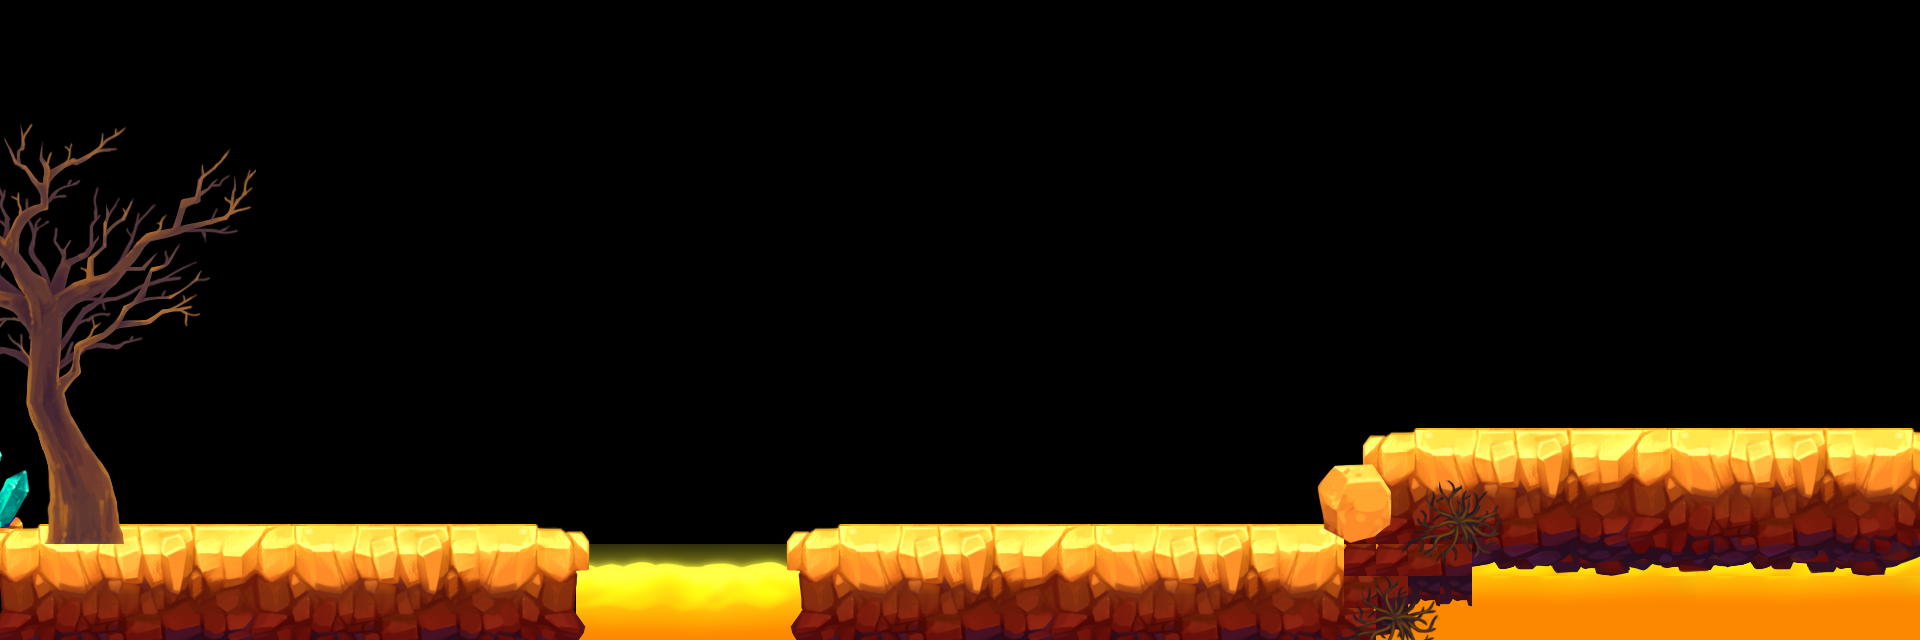

This game map was drawn from its Tiled (.tmx) file and the tilesets committed beside it. A one-line description and the trimmed map source follow:
An orthogonal 60x20 tile map with 32x32 px tiles, 3 tile layers (B1, B2, B3).

<map version="1.5" tiledversion="1.5.0" orientation="orthogonal" renderorder="right-down" width="60" height="20" tilewidth="32" tileheight="32" infinite="0" nextlayerid="5" nextobjectid="1">
 <tileset firstgid="1" name="Volcano_terrain" tilewidth="32" tileheight="32" tilecount="3136" columns="56">
  <image source="volcano/images/Spritesheet_tileset.png" width="1792" height="1792" />
 </tileset>
 <layer id="1" name="B1" width="60" height="20">
  <data>[1200 cells, 95 non-empty, 40 distinct tile ids]</data>
 </layer>
 <layer id="2" name="B2" width="60" height="20">
  <data>[1200 cells, 244 non-empty, 95 distinct tile ids]</data>
 </layer>
 <layer id="3" name="B3" width="60" height="20">
  <data>[1200 cells, 139 non-empty, 133 distinct tile ids]</data>
 </layer>
</map>
